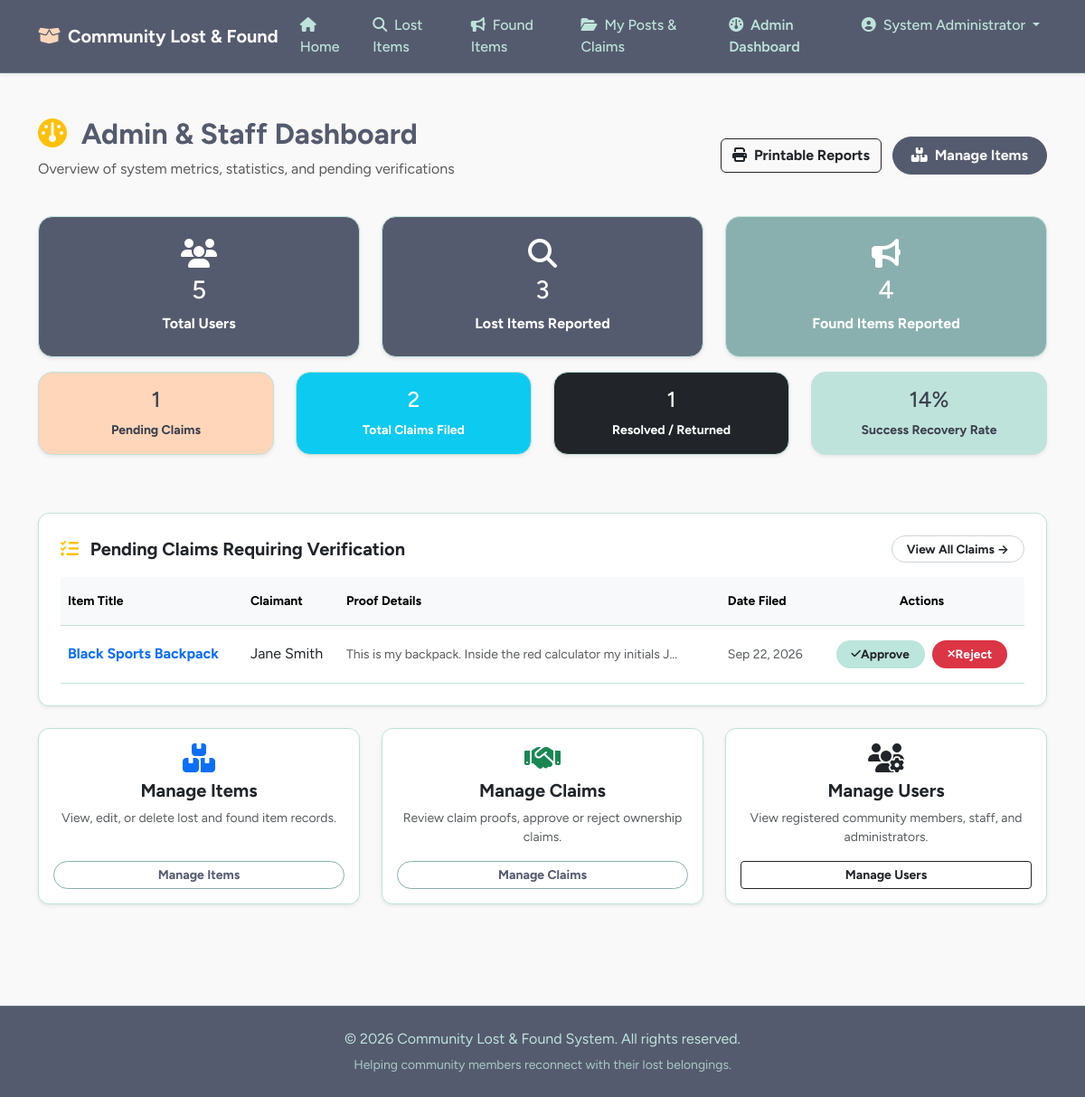
Page /admin/dashboard.php (signed in) on the committed database.
### tables this page shows
CREATE TABLE `claims` (
  `claim_id` INT AUTO_INCREMENT PRIMARY KEY,
  `claimer_user_id` INT NOT NULL,
  `status_id` INT NOT NULL DEFAULT 1,
  `item_id` INT NOT NULL,
  `proof_description` TEXT NOT NULL,
  `admin_notes` TEXT DEFAULT NULL,
  `created_at` TIMESTAMP DEFAULT CURRENT_TIMESTAMP,
  `updated_at` TIMESTAMP DEFAULT CURRENT_TIMESTAMP ON UPDATE CURRENT_TIMESTAMP,
  CONSTRAINT `fk_claim_user` FOREIGN KEY (`claimer_user_id`) REFERENCES `users` (`user_id`) ON DELETE CASCADE,
  CONSTRAINT `fk_claim_status` FOREIGN KEY (`status_id`) REFERENCES `c_status` (`status_id`) ON DELETE RESTRICT,
  CONSTRAINT `fk_claim_item` FOREIGN KEY (`item_id`) REFERENCES `items` (`item_id`) ON DELETE CASCADE
);

CREATE TABLE `items` (
  `item_id` INT AUTO_INCREMENT PRIMARY KEY,
  `user_id` INT NOT NULL,
  `status_id` INT NOT NULL DEFAULT 1,
  `item_type` ENUM('Lost', 'Found') NOT NULL,
  `related_lost_item_id` INT DEFAULT NULL,
  `category_id` INT NOT NULL,
  `title` VARCHAR(150) NOT NULL,
  `description` TEXT NOT NULL,
  `location` VARCHAR(150) NOT NULL,
  `event_date` DATE NOT NULL,
  `created_at` TIMESTAMP DEFAULT CURRENT_TIMESTAMP,
  `updated_at` TIMESTAMP DEFAULT CURRENT_TIMESTAMP ON UPDATE CURRENT_TIMESTAMP,
  CONSTRAINT `fk_item_user` FOREIGN KEY (`user_id`) REFERENCES `users` (`user_id`) ON DELETE CASCADE,
  CONSTRAINT `fk_item_status` FOREIGN KEY (`status_id`) REFERENCES `i_status` (`status_id`) ON DELETE RESTRICT,
  CONSTRAINT `fk_item_category` FOREIGN KEY (`category_id`) REFERENCES `categories` (`category_id`) ON DELETE RESTRICT,
  CONSTRAINT `fk_found_lost_item` FOREIGN KEY (`related_lost_item_id`) REFERENCES `items` (`item_id`) ON DELETE SET NULL,
  INDEX `idx_related_lost_item_id` (`related_lost_item_id`),
  INDEX `idx_item_type` (`item_type`)
);

### admin/dashboard.php (the view, shortened to what this page needs)
<?php
require_once '../db.php';
$stats = [
    'users' => $pdo->query("SELECT COUNT(*) FROM users")->fetchColumn(),
    'lost' => $pdo->query("SELECT COUNT(*) FROM items WHERE item_type = 'Lost'")->fetchColumn(),
    'found' => $pdo->query("SELECT COUNT(*) FROM items WHERE item_type = 'Found'")->fetchColumn(),
    'claims' => $pdo->query("SELECT COUNT(*) FROM claims")->fetchColumn(),
    'pending_claims' => $pdo->query("SELECT COUNT(*) FROM claims WHERE status_id = 1")->fetchColumn(),
    'resolved' => $pdo->query("SELECT COUNT(*) FROM items WHERE status_id = 3")->fetchColumn()
];
$pendingClaims = $pdo->query("SELECT c.*, i.title AS item_title, CONCAT(u.firstname, ' ', u.lastname) AS full_name
                              FROM claims c
                              JOIN items i ON c.item_id = i.item_id
                              JOIN users u ON c.claimer_user_id = u.user_id
                              WHERE c.status_id = 1
                              ORDER BY c.created_at DESC LIMIT 5")->fetchAll();
include '../header.php';
?>
<div class="container my-5">
    <div class="d-flex justify-content-between align-items-center mb-4">
        <div>
            <h2 class="fw-bold"><i class="fa-solid fa-gauge text-warning me-2"></i> Admin & Staff Dashboard</h2>
            <p class="text-muted">Overview of system metrics, statistics, and pending verifications</p>
        </div>
        <div>
            <a href="reports.php" class="btn btn-outline-dark fw-bold me-2"><i class="fa-solid fa-print me-1"></i> Printable Reports</a>
            <a href="manage_items.php" class="btn btn-primary fw-bold"><i class="fa-solid fa-boxes-stacked me-1"></i> Manage Items</a>
        </div>
    </div>
    <div class="row text-center mb-5">
        <div class="col-md-4 mb-3">
            <div class="card p-4 bg-primary text-white shadow-sm">
                <i class="fa-solid fa-users fa-2x mb-2"></i>
                <h3><?php echo $stats['users']; ?></h3>
                <p class="mb-0 fw-bold">Total Users</p>
            </div>
        </div>
        <div class="col-md-4 mb-3">
            <div class="card p-4 bg-danger text-white shadow-sm">
                <i class="fa-solid fa-search fa-2x mb-2"></i>
                <h3><?php echo $stats['lost']; ?></h3>
                <p class="mb-0 fw-bold">Lost Items Reported</p>
            </div>
        </div>
        <div class="col-md-4 mb-3">
            <div class="card p-4 bg-success text-white shadow-sm">
                <i class="fa-solid fa-bullhorn fa-2x mb-2"></i>
                <h3><?php echo $stats['found']; ?></h3>
                <p class="mb-0 fw-bold">Found Items Reported</p>
            </div>
        </div>
        <div class="col-md-3 mb-3">
            <div class="card p-3 bg-warning text-dark shadow-sm">
                <h4><?php echo $stats['pending_claims']; ?></h4>
                <p class="mb-0 small fw-bold">Pending Claims</p>
            </div>
        </div>
        <div class="col-md-3 mb-3">
            <div class="card p-3 bg-info text-white shadow-sm">
                <h4><?php echo $stats['claims']; ?></h4>
                <p class="mb-0 small fw-bold">Total Claims Filed</p>
            </div>
        </div>
        <div class="col-md-3 mb-3">
            <div class="card p-3 bg-dark text-white shadow-sm">
                <h4><?php echo $stats['resolved']; ?></h4>
                <p class="mb-0 small fw-bold">Resolved / Returned</p>
            </div>
        </div>
        <div class="col-md-3 mb-3">
            <div class="card p-3 bg-secondary text-white shadow-sm">
                <h4><?php echo round(($stats['resolved'] / max(1, $stats['lost'] + $stats['found'])) * 100); ?>%</h4>
                <p class="mb-0 small fw-bold">Success Recovery Rate</p>
            </div>
        </div>
    </div>
    <div class="card shadow-sm p-4 mb-4" style="border-radius: 12px;">
        <div class="d-flex justify-content-between align-items-center mb-3">
            <h4 class="fw-bold m-0" style="font-size: 1.25rem;"><i class="fa-solid fa-list-check text-warning me-2"></i> Pending Claims Requiring Verification</h4>
            <a href="manage_claims.php" class="btn btn-outline-secondary btn-sm fw-bold bg-white text-dark px-3 py-1.5" style="border-radius: 20px; font-size: 0.85rem; border-color: #ced4da;">View All Claims &rarr;</a>
        </div>
        <?php if (empty($pendingClaims)): ?>
            <div class="alert alert-success" style="border-radius: 8px;"><i class="fa-solid fa-check-circle me-1"></i> No pending claims awaiting review!</div>
        <?php else: ?>
            <div class="table-responsive">
                <table class="table table-hover align-middle mb-0">
                    <thead class="table-light">
                        <tr class="text-dark small border-bottom" style="font-weight: 600;">
                            <th class="py-3">Item Title</th>
                            <th class="py-3">Claimant</th>
                            <th class="py-3">Proof Details</th>
                            <th class="py-3">Date Filed</th>
                            <th class="py-3 text-center">Actions</th>
                        </tr>
                    </thead>
                    <tbody>
                        <?php foreach ($pendingClaims as $claim): ?>
                            <tr class="border-bottom border-light-subtle">
                                <td class="py-3 fw-bold">
                                    <a href="../found_detail.php?id=<?php echo $claim['item_id']; ?>" class="text-decoration-none text-primary">
                                        <?php echo htmlspecialchars($claim['item_title']); ?>
                                    </a>
                                </td>
                                <td class="py-3 text-dark"><?php echo htmlspecialchars($claim['full_name']); ?></td>
                                <td class="py-3 text-muted small"><?php echo htmlspecialchars(substr($claim['proof_description'], 0, 60)); ?>...</td>
                                <td class="py-3 text-muted small"><?php echo date('M d, Y', strtotime($claim['created_at'])); ?></td>
                                <td class="py-3">
                                    <div class="d-flex gap-2 justify-content-center">
                                        <a href="manage_claims.php?action=approve&id=<?php echo $claim['claim_id']; ?>"
                                           class="btn btn-sm text-dark px-3 py-1.5 fw-bold d-inline-flex align-items-center"
                                           style="border-radius: 20px; background-color: #bce5db; font-size: 0.85rem;"
                                           onclick="return confirm('Approve claim? All other requests for this item will be auto-rejected.');">
                                            <i class="fa-solid fa-check me-1.5 small"></i> Approve
                                        </a>
                                        <a href="manage_claims.php?action=reject&id=<?php echo $claim['claim_id']; ?>"
                                           class="btn btn-sm text-white px-3 py-1.5 fw-bold d-inline-flex align-items-center"
                                           style="border-radius: 20px; background-color: #dc3545; font-size: 0.85rem;"
                                           onclick="return confirm('Reject claim submission record?');">
                                            <i class="fa-solid fa-xmark me-1.5 small"></i> Reject
                                        </a>
                                    </div>
                                </td>
                            </tr>
                        <?php endforeach; ?>
                    </tbody>
                </table>
            </div>
        <?php endif; ?>
    </div>
    <div class="row">
        <div class="col-md-4 mb-3">
            <div class="card p-3 text-center shadow-sm h-100" style="border-radius: 12px;">
                <i class="fa-solid fa-boxes-stacked text-primary fa-2x mb-2"></i>
                <h5 class="fw-bold">Manage Items</h5>
                <p class="text-muted small">View, edit, or delete lost and found item records.</p>
                <a href="manage_items.php" class="btn btn-outline-primary btn-sm mt-auto fw-bold">Manage Items</a>
            </div>
        </div>
        <div class="col-md-4 mb-3">
            <div class="card p-3 text-center shadow-sm h-100" style="border-radius: 12px;">
                <i class="fa-solid fa-handshake text-success fa-2x mb-2"></i>
                <h5 class="fw-bold">Manage Claims</h5>
                <p class="text-muted small">Review claim proofs, approve or reject ownership claims.</p>
                <a href="manage_claims.php" class="btn btn-outline-success btn-sm mt-auto fw-bold">Manage Claims</a>
            </div>
        </div>
        <div class="col-md-4 mb-3">
            <div class="card p-3 text-center shadow-sm h-100" style="border-radius: 12px;">
                <i class="fa-solid fa-users-gear text-dark fa-2x mb-2"></i>
                <h5 class="fw-bold">Manage Users</h5>
                <p class="text-muted small">View registered community members, staff, and administrators.</p>
                <a href="manage_users.php" class="btn btn-outline-dark btn-sm mt-auto fw-bold">Manage Users</a>
            </div>
        </div>
    </div>
</div>
<?php include '../footer.php'; ?>

### header.php (style rules this page uses)
:root { --blue-slate: #555b6eff; --muted-teal: #89b0aeff; --frozen-water: #bee3dbff; --bright-snow: #faf9f9ff; --peach-fuzz: #ffd6baff; --ink: #3b3f4d; }
body { background-color: var(--bright-snow); color: var(--blue-slate); font-family: 'Figtree', system-ui, -apple-system, 'Segoe UI', sans-serif; display: flex; flex-direction: column; min-height: 100vh; }
.btn-primary { background-color: var(--blue-slate); border-color: var(--blue-slate); color: var(--bright-snow); font-weight: 600; border-radius: 999px; padding: .5rem 1.25rem; transition: background-color .15s, border-color .15s; }
.btn-outline-primary { border-color: var(--muted-teal); color: var(--blue-slate); font-weight: 600; border-radius: 999px; }
.btn-outline-secondary, .btn-outline-success { border-color: var(--muted-teal); color: var(--blue-slate); font-weight: 600; border-radius: 999px; }
.card { border: 1px solid var(--frozen-water); border-radius: 16px; background-color: #ffffff; box-shadow: 0 4px 20px rgba(85, 91, 110, 0.04); transition: transform 0.2s ease, box-shadow 0.2s ease; }
.bg-danger { background-color: var(--blue-slate) !important; color: var(--bright-snow); }
.bg-success { background-color: var(--muted-teal) !important; color: var(--ink); }
.bg-primary { background-color: var(--blue-slate) !important; color: var(--bright-snow); }
.bg-warning { background-color: var(--peach-fuzz) !important; color: var(--ink) !important; }
.bg-secondary { background-color: var(--frozen-water) !important; color: var(--ink) !important; }
.table { color: var(--blue-slate); }
.table-light { background-color: var(--frozen-water) !important; color: var(--ink); }
.table>:not(caption)>*>* { border-bottom-color: var(--frozen-water); }

### rows in the picture
claims: item "5", claimer_user "4", claimer_user "14", item.title "Black Sports Backpack", full_name "Jane Smith", proof_description "This is my backpack. Inside the red calculator my initials J", created_at "Sep 22, 2026"

### other values in the picture
$_SESSION['full_name'] "System Administrator"
$stats['lost'] "3"
$stats['pending_claims'] "1"
$stats['claims'] "2"
$stats['resolved'] "1"
